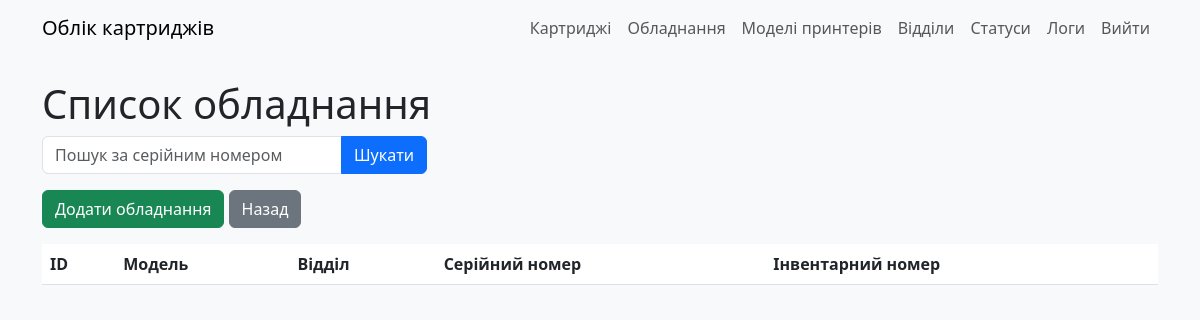
The page /equipments (signed in) on the database as committed earlier.
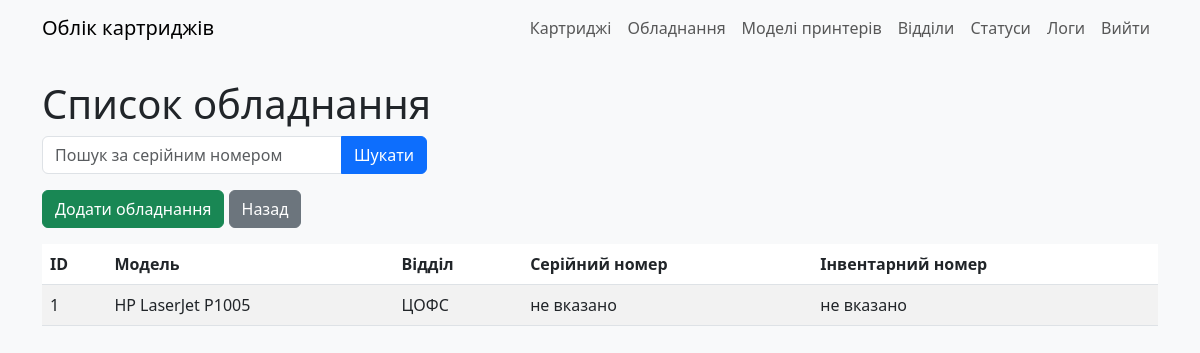
The same page on the database as committed later.
### models.py (models this page shows)
class CustomerEquipment(db.Model):
    __tablename__ = "custmr_equip"
    id: Mapped[int] = mapped_column(primary_key=True)
    print_model: Mapped[int] = mapped_column(ForeignKey(PrinterModel.id))
    print_dept: Mapped[int] = mapped_column(ForeignKey(RefillDept.id))
    serial_num: Mapped[str] = mapped_column(String(255), server_default="N/A")  # or Text() if more space is needed
    inventory_num: Mapped[str] = mapped_column(String(255), server_default="N/A")  # or Text() for larger values
    user_updated: Mapped[int] = mapped_column(ForeignKey(User.id))
    time_updated: Mapped[DateTime] = mapped_column(DateTime, server_default=func.now())

class PrinterModel(db.Model):
    __tablename__ = "model_print"
    id: Mapped[int] = mapped_column(primary_key=True)
    model_name: Mapped[str] = mapped_column(String(30))
    ink_type: Mapped[int] = mapped_column(Integer, server_default=literal(0))
    user_updated: Mapped[int] = mapped_column(ForeignKey(User.id))
    time_updated: Mapped[DateTime] = mapped_column(DateTime, server_default=func.now())

class RefillDept(db.Model):
    __tablename__ = "refill_dept"
    id: Mapped[int] = mapped_column(primary_key=True)
    deptname: Mapped[str] = mapped_column(String(30))
    is_exec: Mapped[int] = mapped_column(Integer, server_default=literal(0))
    user_updated: Mapped[int] = mapped_column(ForeignKey(User.id))
    time_updated: Mapped[DateTime] = mapped_column(DateTime, server_default=func.now())

### app.py (the view)
@app.route('/equipments')
@login_required
def equipments():
    search = request.args.get('search', '')
    equipments = CustomerEquipment.query.filter(CustomerEquipment.serial_num.ilike(f'%{search}%')).all()
    return render_template('equipments.html', RefillDept = RefillDept, PrinterModel = PrinterModel,  equipments=equipments, search=search)

### app.py (called while the page is built)
@login_manager.user_loader
def load_user(user_id):
    return User.query.get(int(user_id))

### templates/equipments.html (shortened to what this page needs)
{% extends "base.html" %}
{% block content %}
    <h1>Список обладнання</h1>
    <form method="GET" class="mb-3">
        <div class="input-group">
            <input type="text" name="search" class="form-control" placeholder="Пошук за серійним номером" value="{{ search }}">
            <button type="submit" class="btn btn-primary">Шукати</button>
        </div>
    </form>
    <div class="mb-3">
        <a href="{{ url_for('add_equipment') }}" class="btn btn-success">Додати обладнання</a>
        <a href="{{ url_for('index') }}" class="btn btn-secondary">Назад</a>
    </div>
    <table class="table table-striped">
        <thead>
            <tr>
                <th>ID</th>
                <th>Модель</th>
                <th>Відділ</th>
                <th>Серійний номер</th>
                <th>Інвентарний номер</th>
            </tr>
        </thead>
        <tbody>
            {% for equip in equipments %}
            <tr>
                <td>{{ equip.id }}</td>
                <td>{{ PrinterModel.query.get(equip.print_model).model_name }}</td>
                <td>{{ RefillDept.query.get(equip.print_dept).deptname }}</td>
                <td>{{ equip.serial_num }}</td>
                <td>{{ equip.inventory_num }}</td>
            </tr>
            {% endfor %}
        </tbody>
    </table>
{% endblock %}

### templates/base.html (shortened to what this page needs)
<!DOCTYPE html>
<html lang="uk">
<head>
    <link rel="stylesheet" href="https://cdn.jsdelivr.net/npm/bootstrap@5.3.0/dist/css/bootstrap.min.css">
    <link rel="stylesheet" href="{{ url_for('static', filename='style.css') }}">
</head>
<body>
    <nav class="navbar navbar-expand-lg navbar-light bg-light">
        <div class="container">
            <a class="navbar-brand" href="{{ url_for('index') }}">Облік картриджів</a>
            <div class="navbar-nav">
                {% if current_user.is_authenticated %}
                    <a class="nav-link" href="{{ url_for('cartridges') }}">Картриджі</a>
                    <a class="nav-link" href="{{ url_for('equipments') }}">Обладнання</a>
                    <a class="nav-link" href="{{ url_for('printer_models') }}">Моделі принтерів</a>
                    <a class="nav-link" href="{{ url_for('refill_depts') }}">Відділи</a>
                    <a class="nav-link" href="{{ url_for('cartridge_status') }}">Статуси</a>
                    <a class="nav-link" href="{{ url_for('event_log') }}">Логи</a>
                    <a class="nav-link" href="{{ url_for('logout') }}">Вийти</a>
                {% else %}
                    <a class="nav-link" href="{{ url_for('login') }}">Увійти</a>
                {% endif %}
            </div>
        </div>
    </nav>
    <div class="container mt-4">
        {% block content %}{% endblock %}
    </div>
</body>
</html>

### static/style.css (style rules this page uses)
body { background-color: #f8f9fa; }
.table th, .table td { vertical-align: middle; }
.form-control, .form-select { max-width: 300px; }

Rows that differ between the two databases and show on the page:
added CustomerEquipment: id "1", query.get "HP LaserJet P1005", query.get "ЦОФС", serial_num "не вказано", inventory_num "не вказано"
